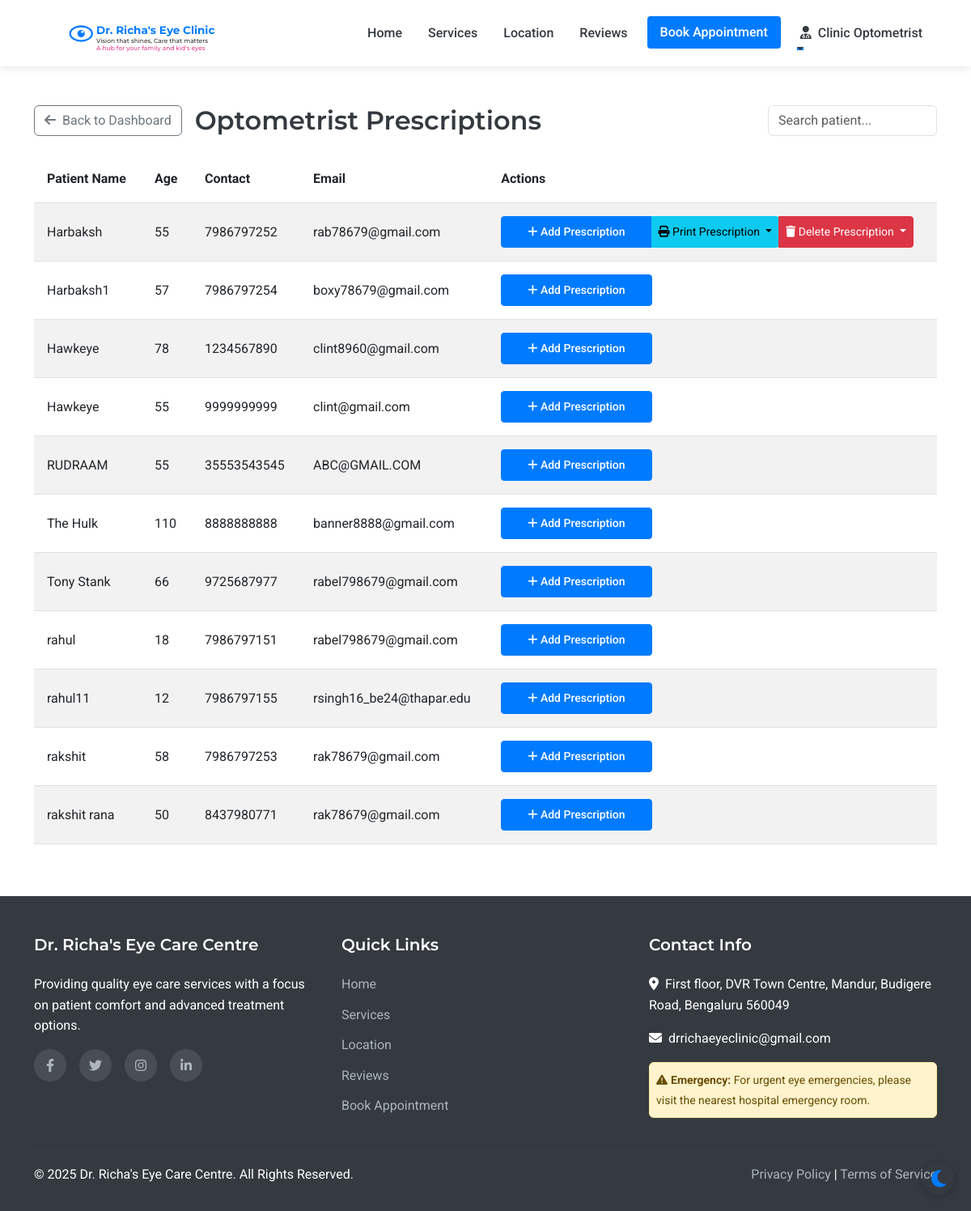
Page /assistant/prescriptions (signed in) on the committed database.
### models.py (models this page shows, shortened)
class Staff(UserMixin, db.Model):
    __abstract__ = True
    id = db.Column(db.Integer, primary_key=True)
    username = db.Column(db.String(64), unique=True, nullable=False)
    email = db.Column(db.String(120), unique=True, nullable=False)
    password_hash = db.Column(db.String(256), nullable=False)
    full_name = db.Column(db.String(100), nullable=False)
    mobile_number = db.Column(db.String(15), nullable=False)

class Assistant(Staff):
    __tablename__ = 'assistant'
    position = db.Column(db.String(100), nullable=True, default='Optometrist')
    full_name = db.Column(db.String(100), nullable=True, default='Optometrist')
    joining_date = db.Column(db.Date, nullable=True)
    salary_records = db.relationship('Salary', backref='assistant', lazy=True)

class Patient(UserMixin, db.Model):
    id = db.Column(db.Integer, primary_key=True)
    full_name = db.Column(db.String(100), nullable=False)
    mobile_number = db.Column(db.String(15), nullable=False)
    email = db.Column(db.String(100), nullable=True)
    age = db.Column(db.Integer, nullable=False)
    sex = db.Column(db.String(10), nullable=True)
    password_hash = db.Column(db.String(256), nullable=True)
    is_registered = db.Column(db.Boolean, default=False)
    created_at = db.Column(db.DateTime, nullable=False, default=datetime.utcnow)
    appointments = db.relationship('Appointment', backref='patient', lazy=True)
    doctor_prescriptions = db.relationship('DoctorPrescription', backref='patient', lazy=True)
    optometrist_prescriptions = db.relationship('OptometristPrescription', backref='patient', lazy=True)

### routes.py (the view)
@app.route('/assistant/prescriptions')
@login_required
def assistant_prescriptions():
    if not isinstance(current_user, Assistant):
        flash('Access denied', 'danger')
        return redirect(url_for('index'))
    all_patients = Patient.query.order_by(Patient.full_name).all()
    return render_template('assistant/prescriptions.html', all_patients=all_patients)

### app.py (called while the page is built)
@login_manager.user_loader
def load_user(user_id):
    from models import Doctor, Assistant, Admin, Patient
    try:
        if user_id.startswith('doctor_'):
            return Doctor.query.get(int(user_id.split('_')[1]))
        elif user_id.startswith('assistant_'):
            return Assistant.query.get(int(user_id.split('_')[1]))
        elif user_id.startswith('admin_'):
            return Admin.query.get(int(user_id.split('_')[1]))
        else:
            return Patient.query.get(int(user_id))
    except (ValueError, AttributeError):
        return None

### routes.py (called while the page is built)
@app.context_processor
def inject_now():
    return {'now': datetime.now()}

### templates/assistant/prescriptions.html (shortened to what this page needs)
{% extends 'layout.html' %}
{% block content %}
<div class="container py-5">
    <div class="d-flex justify-content-between align-items-center mb-4">
        <div class="d-flex align-items-center">
            <a href="{{ url_for('assistant_dashboard') }}" class="btn btn-outline-secondary me-3">
                <i class="fas fa-arrow-left me-1"></i> Back to Dashboard
            </a>
            <h2 class="mb-0">Optometrist Prescriptions</h2>
        </div>
        <input type="text" id="searchInput" class="form-control w-auto" placeholder="Search patient..." onkeyup="searchTable()">
    </div>
    <div class="table-responsive">
        <table class="table table-striped" id="prescriptionTable">
            <thead>
                <tr>
                    <th>Patient Name</th>
                    <th>Age</th>
                    <th>Contact</th>
                    <th>Email</th>
                    <th>Actions</th>
                </tr>
            </thead>
            <tbody>
                {% for patient in all_patients %}
                <tr>
                    <td>{{ patient.full_name }}</td>
                    <td>{{ patient.age }}</td>
                    <td>{{ patient.mobile_number }}</td>
                    <td>{{ patient.email }}</td>
                    <td>
                        <div class="btn-group">
                            <a href="{{ url_for('assistant_add_prescription', patient_id=patient.id) }}"
                               class="btn btn-primary btn-sm">
                                <i class="fas fa-plus"></i> Add Prescription
                            </a>
                            {% if patient.optometrist_prescriptions %}
                            <button type="button" class="btn btn-info btn-sm dropdown-toggle" data-bs-toggle="dropdown">
                                <i class="fas fa-print"></i> Print Prescription
                            </button>
                            <button type="button" class="btn btn-danger btn-sm dropdown-toggle" data-bs-toggle="dropdown">
                                <i class="fas fa-trash"></i> Delete Prescription
                            </button>
                            {% endif %}
                        </div>
                    </td>
                </tr>
                {% endfor %}
            </tbody>
        </table>
    </div>
</div>
{% endblock %}

### templates/layout.html (shortened to what this page needs)
<!DOCTYPE html>
<html lang="en">
<head>
    <link href="https://cdn.jsdelivr.net/npm/bootstrap@5.3.0-alpha1/dist/css/bootstrap.min.css" rel="stylesheet">
    <link rel="stylesheet" href="https://cdn.jsdelivr.net/npm/flatpickr/dist/flatpickr.min.css">
    <link rel="stylesheet" href="https://cdnjs.cloudflare.com/ajax/libs/font-awesome/6.1.1/css/all.min.css">
    <link rel="stylesheet" href="{{ url_for('static', filename='css/style.css') }}">
</head>
<body>
    <nav class="navbar navbar-expand-lg sticky-top">
        <div class="container">
            <a class="navbar-brand" href="{{ url_for('index') }}" id="clinic-logo">
                <div id="interactive-logo-container" style="height: 60px;"></div>
            </a>
            <div class="collapse navbar-collapse" id="navbarNav">
                <ul class="navbar-nav ms-auto">
                    <li class="nav-item">
                        <a class="nav-link {% if request.path == url_for('index') %}active{% endif %}" href="{{ url_for('index') }}">Home</a>
                    </li>
                    <li class="nav-item">
                        <a class="nav-link {% if request.path == url_for('services') %}active{% endif %}" href="{{ url_for('services') }}">Services</a>
                    </li>
                    <li class="nav-item">
                        <a class="nav-link {% if request.path == url_for('location') %}active{% endif %}" href="{{ url_for('location') }}">Location</a>
                    </li>
                    <li class="nav-item">
                        <a class="nav-link {% if request.path == url_for('reviews') %}active{% endif %}" href="{{ url_for('reviews') }}">Reviews</a>
                    </li>
                    <li class="nav-item">
                        <a class="nav-link btn btn-primary text-white px-3 ms-lg-2" href="{{ url_for('appointment') }}">Book Appointment</a>
                    </li>
                    {% if current_user.is_authenticated %}
                        {% if current_user.__class__.__name__ == 'Patient' %}
                            <li class="nav-item dropdown">
                                <a class="nav-link dropdown-toggle" href="#" id="navbarDropdown" role="button" data-bs-toggle="dropdown" aria-expanded="false">
                                    <i class="fas fa-user me-1"></i> {{ current_user.full_name }}
                                </a>
                                <ul class="dropdown-menu dropdown-menu-end" aria-labelledby="navbarDropdown">
                                    <li><a class="dropdown-item" href="{{ url_for('patient_dashboard') }}">Dashboard</a></li>
                                    <li><a class="dropdown-item" href="{{ url_for('patient_appointments') }}">My Appointments</a></li>
                                    <li><a class="dropdown-item" href="{{ url_for('patient_medical_records') }}">Medical Records</a></li>
                                    <li><hr class="dropdown-divider"></li>
                                    <li><a class="dropdown-item" href="{{ url_for('patient_logout') }}">Logout</a></li>
                                </ul>
                            </li>
                        {% else %}
                            <li class="nav-item dropdown">
                                <a class="nav-link dropdown-toggle" href="#" id="navbarDropdown" role="button" data-bs-toggle="dropdown" aria-expanded="false">
                                    <i class="fas fa-user-md me-1"></i> {{ current_user.full_name }}
                                </a>
                            </li>
                        {% endif %}
                    {% endif %}
                </ul>
            </div>
        </div>
    </nav>
    <main>
        {% block content %}{% endblock %}
    </main>
    <footer>
        <div class="container">
            <div class="row">
                <div class="col-md-4 mb-4 mb-md-0">
                    <h5>Dr. Richa's Eye Care Centre</h5>
                    <p class="mb-3">Providing quality eye care services with a focus on patient comfort and advanced treatment options.</p>
                    <div class="social-icons">
                        <a href="#" aria-label="Facebook"><i class="fab fa-facebook-f"></i></a>
                        <a href="#" aria-label="Twitter"><i class="fab fa-twitter"></i></a>
                        <a href="#" aria-label="Instagram"><i class="fab fa-instagram"></i></a>
                        <a href="#" aria-label="LinkedIn"><i class="fab fa-linkedin-in"></i></a>
                    </div>
                </div>
                <div class="col-md-4 mb-4 mb-md-0">
                    <h5>Quick Links</h5>
                    <ul>
                        <li><a href="{{ url_for('index') }}">Home</a></li>
                        <li><a href="{{ url_for('services') }}">Services</a></li>
                        <li><a href="{{ url_for('location') }}">Location</a></li>
                        <li><a href="{{ url_for('reviews') }}">Reviews</a></li>
                        <li><a href="{{ url_for('appointment') }}">Book Appointment</a></li>
                    </ul>
                </div>
                <div class="col-md-4">
                        <h5>Contact Info</h5>
                        <p><i class="fas fa-map-marker-alt me-2"></i>First floor, DVR Town Centre, Mandur, Budigere Road, Bengaluru 560049</p>
                        <p><i class="fas fa-envelope me-2"></i>drrichaeyeclinic@gmail.com</p>
                        <div class="alert alert-warning mt-3 p-2">
                            <small><i class="fas fa-exclamation-triangle me-1"></i><strong>Emergency:</strong> For urgent eye emergencies, please visit the nearest hospital emergency room.</small>
                        </div>
                    </div>
            </div>
            <hr class="mt-4 mb-3" style="border-color: rgba(255,255,255,0.1);">
            <div class="row">
                <div class="col-md-6">
                    <p class="mb-md-0">&copy; {{ now.year }} Dr. Richa's Eye Care Centre. All Rights Reserved.</p>
                </div>
                <div class="col-md-6 text-md-end">
                    <p class="mb-0">
                        <a href="#">Privacy Policy</a> |
                        <a href="#">Terms of Service</a>
                    </p>
                </div>
            </div>
        </div>
    </footer>
</body>
</html>

### static/css/style.css (style rules this page uses)
:root { --primary-color: #007bff; --secondary-color: #6c757d; --accent-color: #17a2b8; --light-color: #f8f9fa; --dark-color: #343a40; --success-color: #28a745; --warning-color: #ffc107; --danger-color: #dc3545; --white: #ffffff; --light-blue: #e6f2ff; --transition: all 0.3s ease; --bg-color: #ffffff; --text-color: #343a40; --card-bg: #ffffff; --border-color: #dee2e6; --footer-bg: #343a40; --footer-text: #ffffff; --hero-overlay: rgba(0, 123, 255, 0.85); }
body { font-family: 'Roboto', sans-serif; color: var(--text-color, var(--dark-color)); line-height: 1.6; background-color: var(--bg-color, var(--white)); transition: background-color 0.3s ease, color 0.3s ease; }
h1, h2, h3, h4, h5, h6 { font-family: 'Montserrat', sans-serif; font-weight: 600; }
.navbar { box-shadow: 0 2px 4px rgba(0, 0, 0, 0.1); padding: 1rem 2rem; background-color: var(--card-bg, var(--white)); transition: background-color 0.3s ease; }
.navbar-brand { font-weight: 700; color: var(--primary-color); font-size: 1.5rem; }
#interactive-logo-container { width: 300px; height: 40px !important; cursor: pointer; display: flex; align-items: center; justify-content: flex-start; transition: var(--transition); margin-right: 20px; }
.navbar { transition: transform 0.4s ease-in-out; box-shadow: 0 2px 10px rgba(0, 0, 0, 0.1); }
.nav-link { color: var(--dark-color); font-weight: 500; margin: 0 0.5rem; position: relative; transition: var(--transition); }
.nav-link::after { content: ''; position: absolute; width: 0; height:1.5px; bottom: 0; left: 0; background-color: var(--primary-color); transition: var(--transition); }
.table td, .table th { padding: 1rem; vertical-align: middle; }
.btn-primary { background-color: var(--primary-color); border-color: var(--primary-color); padding: 0.5rem 2rem; font-weight: 500; border-radius: 4px; transition: var(--transition); }
footer { background-color: var(--dark-color); color: var(--white); padding: 3rem 0 2rem; }
footer h5 { font-weight: 600; margin-bottom: 1.5rem; }
footer ul { list-style: none; padding-left: 0; }
footer ul li { margin-bottom: 0.75rem; }
footer a { color: #adb5bd; text-decoration: none; transition: var(--transition); }
.social-icons { display: flex; gap: 1rem; }
.social-icons a { display: flex; align-items: center; justify-content: center; width: 40px; height: 40px; border-radius: 50%; background-color: rgba(255, 255, 255, 0.1); transition: var(--transition); }

### rows in the picture
Assistant: full_name "Clinic Optometrist"
Patient: full_name "Harbaksh", age "55", mobile_number "7986797252", email "rab78679@gmail.com"
Patient: full_name "Harbaksh1", age "57", mobile_number "7986797254", email "boxy78679@gmail.com"
Patient: full_name "Hawkeye", age "78", mobile_number "1234567890", email "clint8960@gmail.com"
Patient: full_name "Hawkeye", age "55", mobile_number "9999999999", email "clint@gmail.com"
Patient: full_name "RUDRAAM", age "55", mobile_number "35553543545", email "ABC@GMAIL.COM"
Patient: full_name "The Hulk", age "110", mobile_number "8888888888", email "banner8888@gmail.com"
Patient: full_name "Tony Stank", age "66", mobile_number "9725687977", email "rabel798679@gmail.com"
Patient: full_name "rahul", age "18", mobile_number "7986797151", email "rabel798679@gmail.com"
Patient: full_name "rahul11", age "12", mobile_number "7986797155", email "rsingh16_be24@thapar.edu"
Patient: full_name "rakshit", age "58", mobile_number "7986797253", email "rak78679@gmail.com"
Patient: full_name "rakshit rana", age "50", mobile_number "8437980771", email "rak78679@gmail.com"
